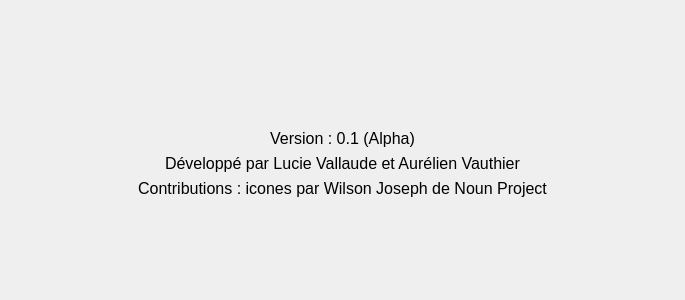
<?xml version="1.0" encoding="UTF-8"?>
<ui version="4.0">
 <class>AboutDialog</class>
 <widget class="QDialog" name="AboutDialog">
  <property name="geometry">
   <rect>
    <x>0</x>
    <y>0</y>
    <width>685</width>
    <height>300</height>
   </rect>
  </property>
  <property name="windowTitle">
   <string>Dialog</string>
  </property>
  <layout class="QGridLayout" name="gridLayout">
   <item row="0" column="1">
    <spacer name="horizontalSpacer">
     <property name="orientation">
      <enum>Qt::Horizontal</enum>
     </property>
     <property name="sizeHint" stdset="0">
      <size>
       <width>40</width>
       <height>20</height>
      </size>
     </property>
    </spacer>
   </item>
   <item row="0" column="0">
    <widget class="QLabel" name="label">
     <property name="text">
      <string/>
     </property>
     <property name="pixmap">
      <pixmap resource="../ressources.qrc">:/images/resources/polytechToursImage.png</pixmap>
     </property>
    </widget>
   </item>
   <item row="0" column="2">
    <widget class="QLabel" name="label_2">
     <property name="text">
      <string/>
     </property>
     <property name="pixmap">
      <pixmap resource="../ressources.qrc">:/images/resources/univToursImage.png</pixmap>
     </property>
    </widget>
   </item>
   <item row="2" column="0" colspan="3">
    <spacer name="verticalSpacer">
     <property name="orientation">
      <enum>Qt::Vertical</enum>
     </property>
     <property name="sizeHint" stdset="0">
      <size>
       <width>20</width>
       <height>40</height>
      </size>
     </property>
    </spacer>
   </item>
   <item row="3" column="0" colspan="3">
    <widget class="QLabel" name="label_4">
     <property name="font">
      <font>
       <pointsize>12</pointsize>
      </font>
     </property>
     <property name="text">
      <string>Version : 0.1 (Alpha)</string>
     </property>
     <property name="alignment">
      <set>Qt::AlignCenter</set>
     </property>
    </widget>
   </item>
   <item row="5" column="0" colspan="3">
    <widget class="QLabel" name="label_3">
     <property name="font">
      <font>
       <pointsize>12</pointsize>
      </font>
     </property>
     <property name="text">
      <string>Développé par Lucie Vallaude et Aurélien Vauthier</string>
     </property>
     <property name="alignment">
      <set>Qt::AlignCenter</set>
     </property>
    </widget>
   </item>
   <item row="6" column="0" colspan="3">
    <widget class="QLabel" name="label_5">
     <property name="font">
      <font>
       <pointsize>12</pointsize>
      </font>
     </property>
     <property name="text">
      <string>Contributions : icones par Wilson Joseph de Noun Project</string>
     </property>
     <property name="alignment">
      <set>Qt::AlignCenter</set>
     </property>
    </widget>
   </item>
   <item row="7" column="0" colspan="3">
    <spacer name="verticalSpacer_2">
     <property name="orientation">
      <enum>Qt::Vertical</enum>
     </property>
     <property name="sizeHint" stdset="0">
      <size>
       <width>20</width>
       <height>40</height>
      </size>
     </property>
    </spacer>
   </item>
  </layout>
 </widget>
 <resources>
  <include location="../ressources.qrc"/>
 </resources>
 <connections/>
</ui>
